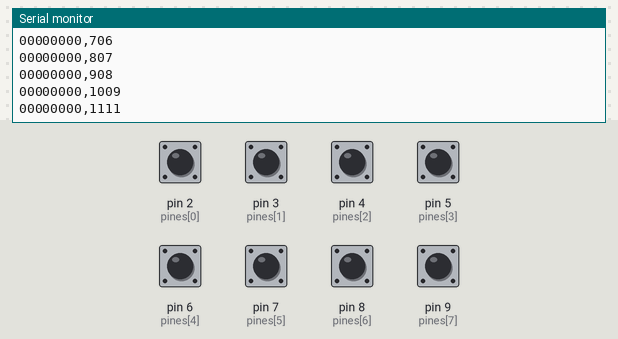
Simulated run of this sketch. Board: Arduino Uno, built with avr-gcc and run on an emulated ATmega328P. Parts: the last lines printed to the serial monitor. Inputs (shaded band) come from the test bench; at power-on: pin 2 (pines[0]), pin 3 (pines[1]), pin 4 (pines[2]), pin 5 (pines[3]), pin 6 (pines[4]), pin 7 (pines[5]), pin 8 (pines[6]), pin 9 (pines[7]) HIGH.

Above: at 1.2 s.
1.3 s: pin 2 (pines[0]) pulled LOW for 0.15 s
At 1.32 s:
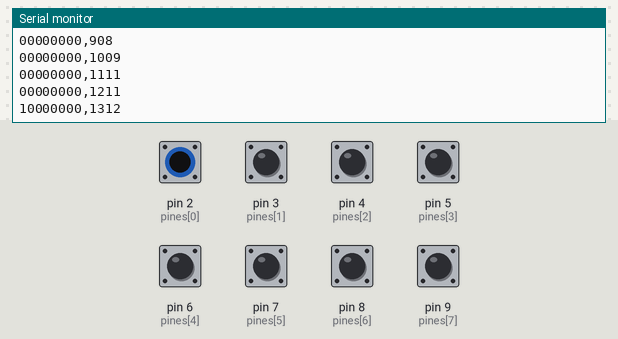
2.9 s: pin 3 (pines[1]) pulled LOW for 0.15 s
At 2.93 s:
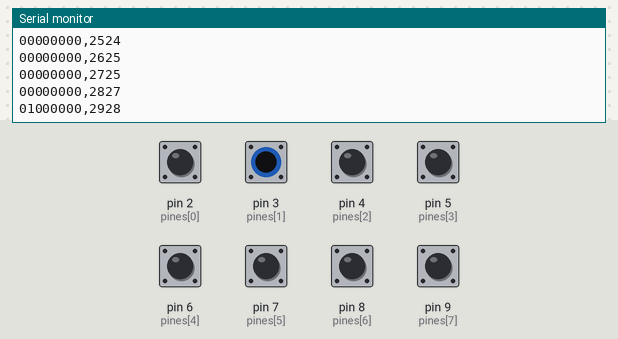
4.5 s: pin 4 (pines[2]) pulled LOW for 0.15 s
At 4.55 s:
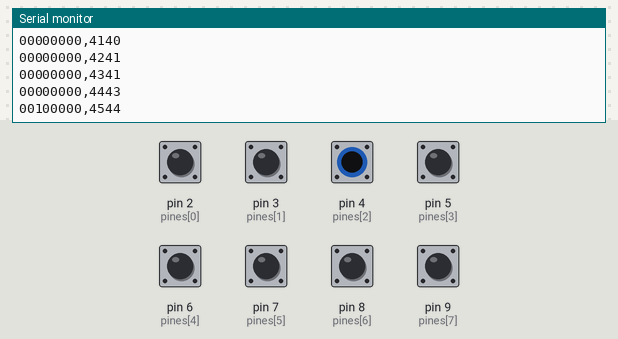
6.1 s: pin 5 (pines[3]) pulled LOW for 0.15 s
At 9.19 s:
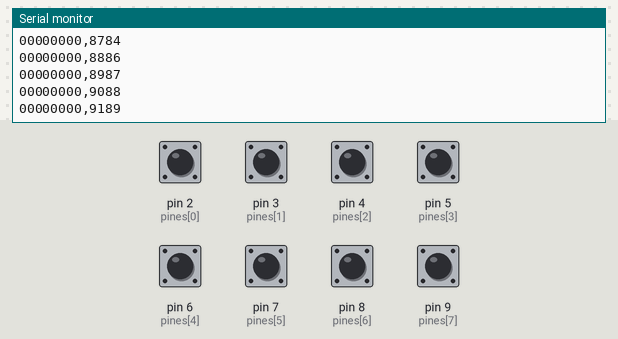
9.2 s: pin 6 (pines[4]) pulled LOW for 0.15 s
At 9.3 s:
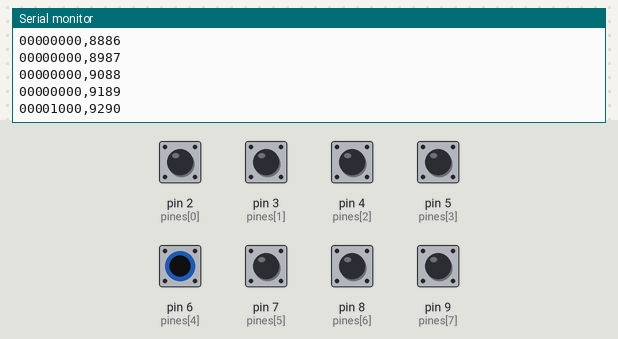
10.8 s: pin 7 (pines[5]) pulled LOW for 0.15 s
At 10.81 s:
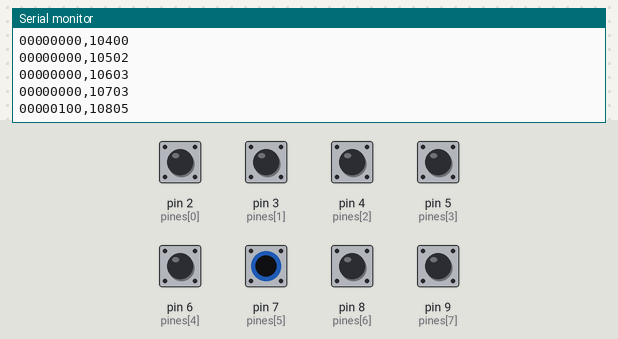
Timing chart, 0 to 13.4 s (numbered marks = the images above; inputs shaded):
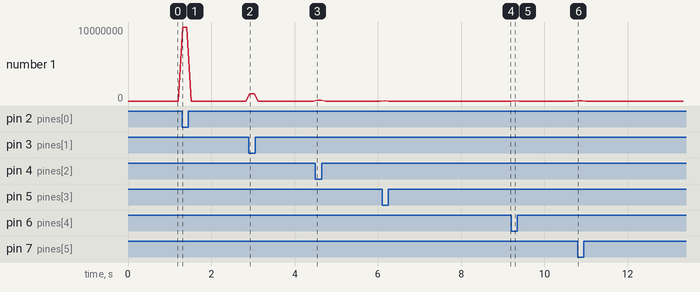

Measured:
- after the input at 1.3 s, the serial monitor: prints a new line at once (image 1)
- after the input at 2.9 s, the serial monitor: prints a new line at once (image 2)
- after the input at 4.5 s, the serial monitor: prints a new line at once (image 3)
- after the input at 6.1 s, the serial monitor: prints a new line after 0.06 s (image 4)
- after the input at 9.2 s, the serial monitor: prints a new line after 0.09 s (image 5)
- after the input at 10.8 s, the serial monitor: prints a new line at once (image 6)

The sketch:

arduino.ino
```cpp
const int pines[8] = {2, 3, 4, 5, 6, 7 ,8, 9};
int i;

void setup() {
  Serial.begin(9600);
  for (i = 0; i <= 7; i++) {
    pinMode(pines[i], INPUT_PULLUP);  // entradas con pull-up interno activado
  }
}

void loop() {
  String binario = "";

  for (i = 0; i <= 7; i++) {
    int valore = !digitalRead(pines[i]);  // invertimos porque pull-up da HIGH por defecto
    binario += String(valore);
  }

  unsigned long tiempo = millis();
  Serial.print(binario);
  Serial.print(",");
  Serial.println(tiempo);

  delay(100);
}
```
